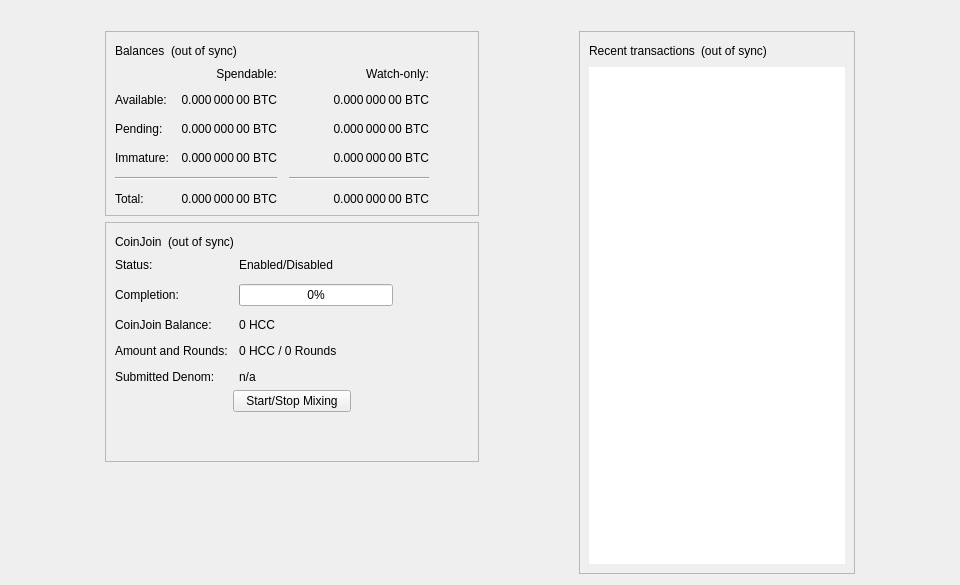
<?xml version="1.0" encoding="UTF-8"?>
<ui version="4.0">
 <class>OverviewPage</class>
 <widget class="QWidget" name="OverviewPage">
  <property name="geometry">
   <rect>
    <x>0</x>
    <y>0</y>
    <width>960</width>
    <height>585</height>
   </rect>
  </property>
  <property name="minimumSize">
   <size>
    <width>960</width>
    <height>0</height>
   </size>
  </property>
  <property name="windowTitle">
   <string>Form</string>
  </property>
  <layout class="QVBoxLayout" name="topLayout">
   <item>
    <widget class="QLabel" name="labelAlerts">
     <property name="visible">
      <bool>false</bool>
     </property>
     <property name="wordWrap">
      <bool>true</bool>
     </property>
     <property name="margin">
      <number>3</number>
     </property>
     <property name="textInteractionFlags">
      <set>Qt::TextSelectableByMouse</set>
     </property>
    </widget>
   </item>
   <item>
    <layout class="QHBoxLayout" name="horizontalLayout" stretch="1,0,1,0,1">
     <item>
      <spacer name="horizontalSpacerLeft">
       <property name="orientation">
        <enum>Qt::Horizontal</enum>
       </property>
       <property name="sizeType">
        <enum>QSizePolicy::Preferred</enum>
       </property>
       <property name="sizeHint" stdset="0">
        <size>
         <width>10</width>
         <height>20</height>
        </size>
       </property>
      </spacer>
     </item>
     <item>
      <layout class="QVBoxLayout" name="verticalLayout_2">
       <item>
        <widget class="QFrame" name="frame">
         <property name="frameShape">
          <enum>QFrame::StyledPanel</enum>
         </property>
         <property name="frameShadow">
          <enum>QFrame::Raised</enum>
         </property>
         <layout class="QVBoxLayout" name="verticalLayout_4">
          <item>
           <layout class="QHBoxLayout" name="horizontalLayout_4">
            <item>
             <widget class="QLabel" name="label_5">
              <property name="text">
               <string>Balances</string>
              </property>
             </widget>
            </item>
            <item>
             <widget class="QLabel" name="labelWalletStatus">
              <property name="toolTip">
               <string>The displayed information may be out of date. Your wallet automatically synchronizes with the HCC network after a connection is established, but this process has not completed yet.</string>
              </property>
              <property name="text">
               <string notr="true">(out of sync)</string>
              </property>
              <property name="alignment">
               <set>Qt::AlignLeading|Qt::AlignLeft|Qt::AlignVCenter</set>
              </property>
             </widget>
            </item>
            <item>
             <spacer name="horizontalSpacer_3">
              <property name="orientation">
               <enum>Qt::Horizontal</enum>
              </property>
              <property name="sizeHint" stdset="0">
               <size>
                <width>40</width>
                <height>20</height>
               </size>
              </property>
             </spacer>
            </item>
           </layout>
          </item>
          <item>
           <layout class="QGridLayout" name="gridLayout">
            <property name="spacing">
             <number>12</number>
            </property>
            <item row="2" column="2">
             <widget class="QLabel" name="labelWatchPending">
              <property name="cursor">
               <cursorShape>IBeamCursor</cursorShape>
              </property>
              <property name="toolTip">
               <string>Unconfirmed transactions to watch-only addresses</string>
              </property>
              <property name="text">
               <string notr="true">0.000 000 00 BTC</string>
              </property>
              <property name="alignment">
               <set>Qt::AlignRight|Qt::AlignTrailing|Qt::AlignVCenter</set>
              </property>
              <property name="textInteractionFlags">
               <set>Qt::LinksAccessibleByMouse|Qt::TextSelectableByKeyboard|Qt::TextSelectableByMouse</set>
              </property>
             </widget>
            </item>
            <item row="2" column="1">
             <widget class="QLabel" name="labelUnconfirmed">
              <property name="cursor">
               <cursorShape>IBeamCursor</cursorShape>
              </property>
              <property name="toolTip">
               <string>Total of transactions that have yet to be confirmed, and do not yet count toward the spendable balance</string>
              </property>
              <property name="text">
               <string notr="true">0.000 000 00 BTC</string>
              </property>
              <property name="alignment">
               <set>Qt::AlignRight|Qt::AlignTrailing|Qt::AlignVCenter</set>
              </property>
              <property name="textInteractionFlags">
               <set>Qt::LinksAccessibleByMouse|Qt::TextSelectableByKeyboard|Qt::TextSelectableByMouse</set>
              </property>
             </widget>
            </item>
            <item row="3" column="2">
             <widget class="QLabel" name="labelWatchImmature">
              <property name="cursor">
               <cursorShape>IBeamCursor</cursorShape>
              </property>
              <property name="toolTip">
               <string>Mined balance in watch-only addresses that has not yet matured</string>
              </property>
              <property name="text">
               <string notr="true">0.000 000 00 BTC</string>
              </property>
              <property name="alignment">
               <set>Qt::AlignRight|Qt::AlignTrailing|Qt::AlignVCenter</set>
              </property>
              <property name="textInteractionFlags">
               <set>Qt::LinksAccessibleByMouse|Qt::TextSelectableByKeyboard|Qt::TextSelectableByMouse</set>
              </property>
             </widget>
            </item>
            <item row="4" column="0" colspan="2">
             <widget class="Line" name="lineSpendableBalance">
              <property name="orientation">
               <enum>Qt::Horizontal</enum>
              </property>
             </widget>
            </item>
            <item row="4" column="2">
             <widget class="Line" name="lineWatchBalance">
              <property name="sizePolicy">
               <sizepolicy hsizetype="Preferred" vsizetype="Fixed">
                <horstretch>0</horstretch>
                <verstretch>0</verstretch>
               </sizepolicy>
              </property>
              <property name="minimumSize">
               <size>
                <width>140</width>
                <height>0</height>
               </size>
              </property>
              <property name="orientation">
               <enum>Qt::Horizontal</enum>
              </property>
             </widget>
            </item>
            <item row="5" column="0">
             <widget class="QLabel" name="labelTotalText">
              <property name="text">
               <string>Total:</string>
              </property>
             </widget>
            </item>
            <item row="3" column="1">
             <widget class="QLabel" name="labelImmature">
              <property name="cursor">
               <cursorShape>IBeamCursor</cursorShape>
              </property>
              <property name="toolTip">
               <string>Mined balance that has not yet matured</string>
              </property>
              <property name="text">
               <string notr="true">0.000 000 00 BTC</string>
              </property>
              <property name="alignment">
               <set>Qt::AlignRight|Qt::AlignTrailing|Qt::AlignVCenter</set>
              </property>
              <property name="textInteractionFlags">
               <set>Qt::LinksAccessibleByMouse|Qt::TextSelectableByKeyboard|Qt::TextSelectableByMouse</set>
              </property>
             </widget>
            </item>
            <item row="2" column="3">
             <spacer name="horizontalSpacer_2">
              <property name="orientation">
               <enum>Qt::Horizontal</enum>
              </property>
              <property name="sizeHint" stdset="0">
               <size>
                <width>40</width>
                <height>20</height>
               </size>
              </property>
             </spacer>
            </item>
            <item row="3" column="0">
             <widget class="QLabel" name="labelImmatureText">
              <property name="text">
               <string>Immature:</string>
              </property>
             </widget>
            </item>
            <item row="5" column="1">
             <widget class="QLabel" name="labelTotal">
              <property name="cursor">
               <cursorShape>IBeamCursor</cursorShape>
              </property>
              <property name="toolTip">
               <string>Your current total balance</string>
              </property>
              <property name="text">
               <string notr="true">0.000 000 00 BTC</string>
              </property>
              <property name="alignment">
               <set>Qt::AlignRight|Qt::AlignTrailing|Qt::AlignVCenter</set>
              </property>
              <property name="textInteractionFlags">
               <set>Qt::LinksAccessibleByMouse|Qt::TextSelectableByKeyboard|Qt::TextSelectableByMouse</set>
              </property>
             </widget>
            </item>
            <item row="5" column="2">
             <widget class="QLabel" name="labelWatchTotal">
              <property name="cursor">
               <cursorShape>IBeamCursor</cursorShape>
              </property>
              <property name="toolTip">
               <string>Current total balance in watch-only addresses</string>
              </property>
              <property name="text">
               <string notr="true">0.000 000 00 BTC</string>
              </property>
              <property name="alignment">
               <set>Qt::AlignRight|Qt::AlignTrailing|Qt::AlignVCenter</set>
              </property>
              <property name="textInteractionFlags">
               <set>Qt::LinksAccessibleByMouse|Qt::TextSelectableByKeyboard|Qt::TextSelectableByMouse</set>
              </property>
             </widget>
            </item>
            <item row="0" column="2">
             <widget class="QLabel" name="labelWatchonly">
              <property name="text">
               <string>Watch-only:</string>
              </property>
              <property name="alignment">
               <set>Qt::AlignRight|Qt::AlignTrailing|Qt::AlignVCenter</set>
              </property>
             </widget>
            </item>
            <item row="1" column="0">
             <widget class="QLabel" name="labelBalanceText">
              <property name="text">
               <string>Available:</string>
              </property>
             </widget>
            </item>
            <item row="1" column="1">
             <widget class="QLabel" name="labelBalance">
              <property name="cursor">
               <cursorShape>IBeamCursor</cursorShape>
              </property>
              <property name="toolTip">
               <string>Your current spendable balance</string>
              </property>
              <property name="text">
               <string notr="true">0.000 000 00 BTC</string>
              </property>
              <property name="alignment">
               <set>Qt::AlignRight|Qt::AlignTrailing|Qt::AlignVCenter</set>
              </property>
              <property name="textInteractionFlags">
               <set>Qt::LinksAccessibleByMouse|Qt::TextSelectableByKeyboard|Qt::TextSelectableByMouse</set>
              </property>
             </widget>
            </item>
            <item row="1" column="2">
             <widget class="QLabel" name="labelWatchAvailable">
              <property name="cursor">
               <cursorShape>IBeamCursor</cursorShape>
              </property>
              <property name="toolTip">
               <string>Your current balance in watch-only addresses</string>
              </property>
              <property name="text">
               <string notr="true">0.000 000 00 BTC</string>
              </property>
              <property name="alignment">
               <set>Qt::AlignRight|Qt::AlignTrailing|Qt::AlignVCenter</set>
              </property>
              <property name="textInteractionFlags">
               <set>Qt::LinksAccessibleByMouse|Qt::TextSelectableByKeyboard|Qt::TextSelectableByMouse</set>
              </property>
             </widget>
            </item>
            <item row="2" column="0">
             <widget class="QLabel" name="labelPendingText">
              <property name="text">
               <string>Pending:</string>
              </property>
             </widget>
            </item>
            <item row="0" column="1">
             <widget class="QLabel" name="labelSpendable">
              <property name="text">
               <string>Spendable:</string>
              </property>
              <property name="alignment">
               <set>Qt::AlignRight|Qt::AlignTrailing|Qt::AlignVCenter</set>
              </property>
             </widget>
            </item>
           </layout>
          </item>
         </layout>
        </widget>
       </item>
       <item>
        <widget class="QFrame" name="frameCoinJoin">
         <property name="layoutDirection">
          <enum>Qt::LeftToRight</enum>
         </property>
         <property name="frameShape">
          <enum>QFrame::StyledPanel</enum>
         </property>
         <property name="frameShadow">
          <enum>QFrame::Raised</enum>
         </property>
         <layout class="QVBoxLayout" name="VerticalLayout_PS1">
          <item>
           <layout class="QHBoxLayout" name="horizontalLayout_5">
            <item>
             <widget class="QLabel" name="labelCoinJoinHeader">
              <property name="text">
               <string notr="true">CoinJoin</string>
              </property>
             </widget>
            </item>
            <item>
             <widget class="QLabel" name="labelCoinJoinSyncStatus">
              <property name="toolTip">
               <string>The displayed information may be out of date. Your wallet automatically synchronizes with the HCC network after a connection is established, but this process has not completed yet.</string>
              </property>
              <property name="text">
               <string notr="true">(out of sync)</string>
              </property>
              <property name="alignment">
               <set>Qt::AlignLeading|Qt::AlignLeft|Qt::AlignVCenter</set>
              </property>
             </widget>
            </item>
            <item>
             <spacer name="horizontalSpacer_4">
              <property name="orientation">
               <enum>Qt::Horizontal</enum>
              </property>
              <property name="sizeHint" stdset="0">
               <size>
                <width>40</width>
                <height>20</height>
               </size>
              </property>
             </spacer>
            </item>
           </layout>
          </item>
          <item>
           <layout class="QFormLayout" name="coinJoinFormLayout">
            <property name="fieldGrowthPolicy">
             <enum>QFormLayout::AllNonFixedFieldsGrow</enum>
            </property>
            <property name="horizontalSpacing">
             <number>11</number>
            </property>
            <property name="verticalSpacing">
             <number>12</number>
            </property>
            <item row="0" column="0">
             <widget class="QLabel" name="labelCoinJoinEnabledText">
              <property name="text">
               <string>Status:</string>
              </property>
             </widget>
            </item>
            <item row="0" column="1">
             <widget class="QLabel" name="labelCoinJoinEnabled">
              <property name="text">
               <string>Enabled/Disabled</string>
              </property>
             </widget>
            </item>
            <item row="1" column="0">
             <widget class="QLabel" name="labelCompletitionText">
              <property name="text">
               <string>Completion:</string>
              </property>
             </widget>
            </item>
            <item row="1" column="1">
             <widget class="QProgressBar" name="coinJoinProgress">
              <property name="maximumSize">
               <size>
                <width>154</width>
                <height>16777215</height>
               </size>
              </property>
              <property name="value">
               <number>0</number>
              </property>
             </widget>
            </item>
            <item row="2" column="0">
             <widget class="QLabel" name="labelAnonymizedText">
              <property name="text">
               <string notr="true">CoinJoin Balance:</string>
              </property>
             </widget>
            </item>
            <item row="2" column="1">
             <widget class="QLabel" name="labelAnonymized">
              <property name="text">
               <string notr="true">0 HCC</string>
              </property>
             </widget>
            </item>
            <item row="3" column="0">
             <widget class="QLabel" name="labelAmountAndRoundsText">
              <property name="text">
               <string>Amount and Rounds:</string>
              </property>
             </widget>
            </item>
            <item row="3" column="1">
             <widget class="QLabel" name="labelAmountRounds">
              <property name="text">
               <string>0 HCC / 0 Rounds</string>
              </property>
             </widget>
            </item>
            <item row="4" column="0">
             <widget class="QLabel" name="labelSubmittedDenomText">
              <property name="text">
               <string>Submitted Denom:</string>
              </property>
             </widget>
            </item>
            <item row="4" column="1">
             <widget class="QLabel" name="labelSubmittedDenom">
              <property name="toolTip">
               <string>The denominations you submitted to the Masternode.&lt;br&gt;To mix, other users must submit the exact same denominations.</string>
              </property>
              <property name="text">
               <string>n/a</string>
              </property>
              <property name="wordWrap">
               <bool>true</bool>
              </property>
             </widget>
            </item>
           </layout>
          </item>
          <item>
           <layout class="QVBoxLayout" name="VerticalLayout_PS">
            <item>
             <layout class="QHBoxLayout" name="horizontalLayout_3">
              <property name="topMargin">
               <number>0</number>
              </property>
              <item>
               <spacer name="horizontalSpacer_5">
                <property name="orientation">
                 <enum>Qt::Horizontal</enum>
                </property>
                <property name="sizeHint" stdset="0">
                 <size>
                  <width>40</width>
                  <height>20</height>
                 </size>
                </property>
               </spacer>
              </item>
              <item>
               <widget class="QPushButton" name="toggleCoinJoin">
                <property name="sizePolicy">
                 <sizepolicy hsizetype="MinimumExpanding" vsizetype="Fixed">
                  <horstretch>0</horstretch>
                  <verstretch>0</verstretch>
                 </sizepolicy>
                </property>
                <property name="text">
                 <string>Start/Stop Mixing</string>
                </property>
               </widget>
              </item>
              <item>
               <spacer name="horizontalSpacer_6">
                <property name="orientation">
                 <enum>Qt::Horizontal</enum>
                </property>
                <property name="sizeHint" stdset="0">
                 <size>
                  <width>40</width>
                  <height>20</height>
                 </size>
                </property>
               </spacer>
              </item>
             </layout>
            </item>
            <item>
             <spacer name="verticalSpacer_3">
              <property name="orientation">
               <enum>Qt::Vertical</enum>
              </property>
              <property name="sizeHint" stdset="0">
               <size>
                <width>20</width>
                <height>40</height>
               </size>
              </property>
             </spacer>
            </item>
           </layout>
          </item>
         </layout>
        </widget>
       </item>
       <item>
        <spacer name="verticalSpacer">
         <property name="orientation">
          <enum>Qt::Vertical</enum>
         </property>
         <property name="sizeHint" stdset="0">
          <size>
           <width>20</width>
           <height>40</height>
          </size>
         </property>
        </spacer>
       </item>
      </layout>
     </item>
     <item>
      <spacer name="horizontalSpacerCenter">
       <property name="orientation">
        <enum>Qt::Horizontal</enum>
       </property>
       <property name="sizeHint" stdset="0">
        <size>
         <width>10</width>
         <height>20</height>
        </size>
       </property>
      </spacer>
     </item>
     <item>
      <layout class="QVBoxLayout" name="verticalLayout_3">
       <item>
        <widget class="QFrame" name="frame_2">
         <property name="frameShape">
          <enum>QFrame::StyledPanel</enum>
         </property>
         <property name="frameShadow">
          <enum>QFrame::Raised</enum>
         </property>
         <layout class="QVBoxLayout" name="verticalLayout">
          <item>
           <layout class="QHBoxLayout" name="horizontalLayout_2">
            <item>
             <widget class="QLabel" name="label_4">
              <property name="text">
               <string>Recent transactions</string>
              </property>
             </widget>
            </item>
            <item>
             <widget class="QLabel" name="labelTransactionsStatus">
              <property name="toolTip">
               <string>The displayed information may be out of date. Your wallet automatically synchronizes with the HCC network after a connection is established, but this process has not completed yet.</string>
              </property>
              <property name="text">
               <string notr="true">(out of sync)</string>
              </property>
              <property name="alignment">
               <set>Qt::AlignLeading|Qt::AlignLeft|Qt::AlignVCenter</set>
              </property>
             </widget>
            </item>
            <item>
             <spacer name="horizontalSpacer">
              <property name="orientation">
               <enum>Qt::Horizontal</enum>
              </property>
              <property name="sizeHint" stdset="0">
               <size>
                <width>40</width>
                <height>20</height>
               </size>
              </property>
             </spacer>
            </item>
           </layout>
          </item>
          <item>
           <widget class="QListView" name="listTransactions">
            <property name="frameShape">
             <enum>QFrame::NoFrame</enum>
            </property>
            <property name="verticalScrollBarPolicy">
             <enum>Qt::ScrollBarAlwaysOff</enum>
            </property>
            <property name="horizontalScrollBarPolicy">
             <enum>Qt::ScrollBarAlwaysOff</enum>
            </property>
            <property name="selectionMode">
             <enum>QAbstractItemView::NoSelection</enum>
            </property>
           </widget>
          </item>
         </layout>
        </widget>
       </item>
      </layout>
     </item>
     <item>
      <spacer name="horizontalSpacerRight">
       <property name="orientation">
        <enum>Qt::Horizontal</enum>
       </property>
       <property name="sizeType">
        <enum>QSizePolicy::Preferred</enum>
       </property>
       <property name="sizeHint" stdset="0">
        <size>
         <width>10</width>
         <height>20</height>
        </size>
       </property>
      </spacer>
     </item>
    </layout>
   </item>
  </layout>
 </widget>
 <resources/>
 <connections/>
</ui>
